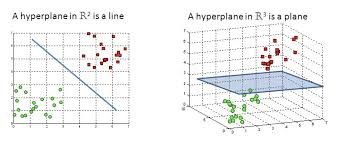
#> input picture Math/Geometry/images/hyperplane.jpeg, 345 x 146 px
$ jupyter execute hyperplane.ipynb
#> lines starting #> are read from the running program, lines starting #| are printed output that depends on the picture
1. [Hyperplane](#hyperplane)

#### Hyperplane:
- is a generalization concept of planes for dimensions 3 or more in a space of more than 3D
- planes: are two dimensional objects in 3D space, they are also considered as a surface which is flat in nature

[cell 1]
from PIL import Image
from IPython.display import display

img = Image.open('images/hyperplane.jpeg')
#> img is the input picture: PIL image 345x146 RGB; mean R, G, B 241, 241.7, 241.6
new_image = img.resize((550, 250))
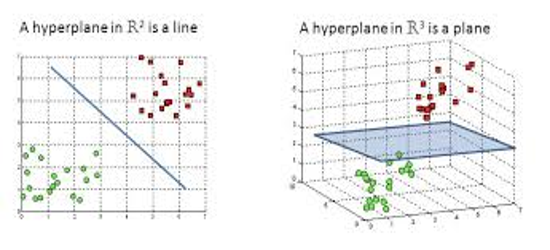
#> new_image: PIL image 550x250 RGB; mean R, G, B 240.8, 241.5, 241.4
display(new_image)


$ run again, with Math/Geometry/images/hyperbola.jpeg copied over Math/Geometry/images/hyperplane.jpeg
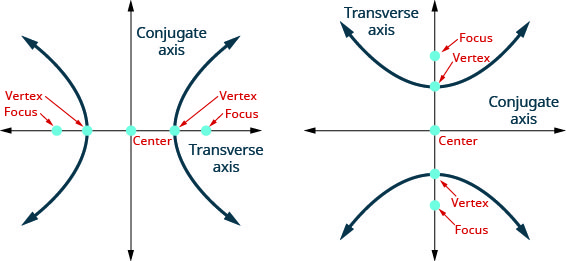
#> input picture Math/Geometry/images/hyperbola.jpeg, 566 x 261 px
#> img is the input picture: PIL image 566x261 CMYK; mean R, G, B 243.5, 243.9, 244.5
#> `new_image = img.resize((550, 250))`:
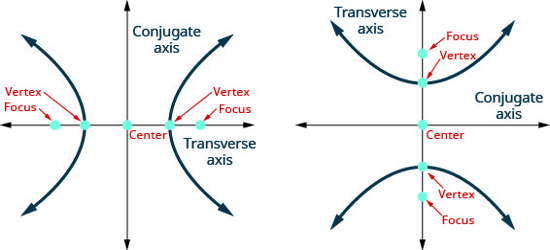
#> new_image: PIL image 550x250 CMYK; mean R, G, B 243.2, 243.6, 244.2

$ run again, with Math/Geometry/images/hypersurface.jpeg copied over Math/Geometry/images/hyperplane.jpeg
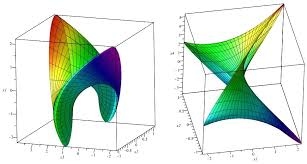
#> input picture Math/Geometry/images/hypersurface.jpeg, 307 x 164 px
#> img is the input picture: PIL image 307x164 RGB; mean R, G, B 213.2, 226.2, 214.3
#> `new_image = img.resize((550, 250))`:
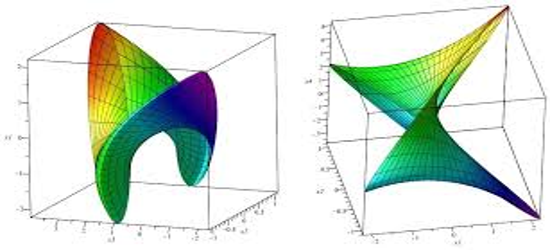
#> new_image: PIL image 550x250 RGB; mean R, G, B 213.1, 226.1, 214.1

$ run again, with Math/Geometry/images/parabola.jpeg copied over Math/Geometry/images/hyperplane.jpeg
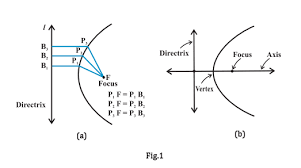
#> input picture Math/Geometry/images/parabola.jpeg, 301 x 168 px
#> img is the input picture: PIL image 301x168 P; mean R, G, B 248.2, 248.6, 248.9
#> `new_image = img.resize((550, 250))`:
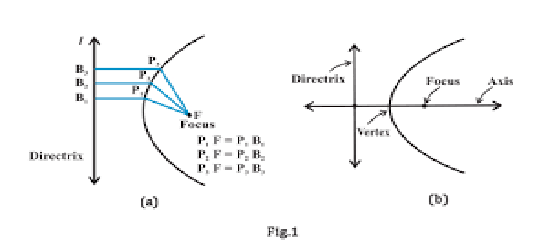
#> new_image: PIL image 550x250 P; mean R, G, B 248.2, 248.7, 249
